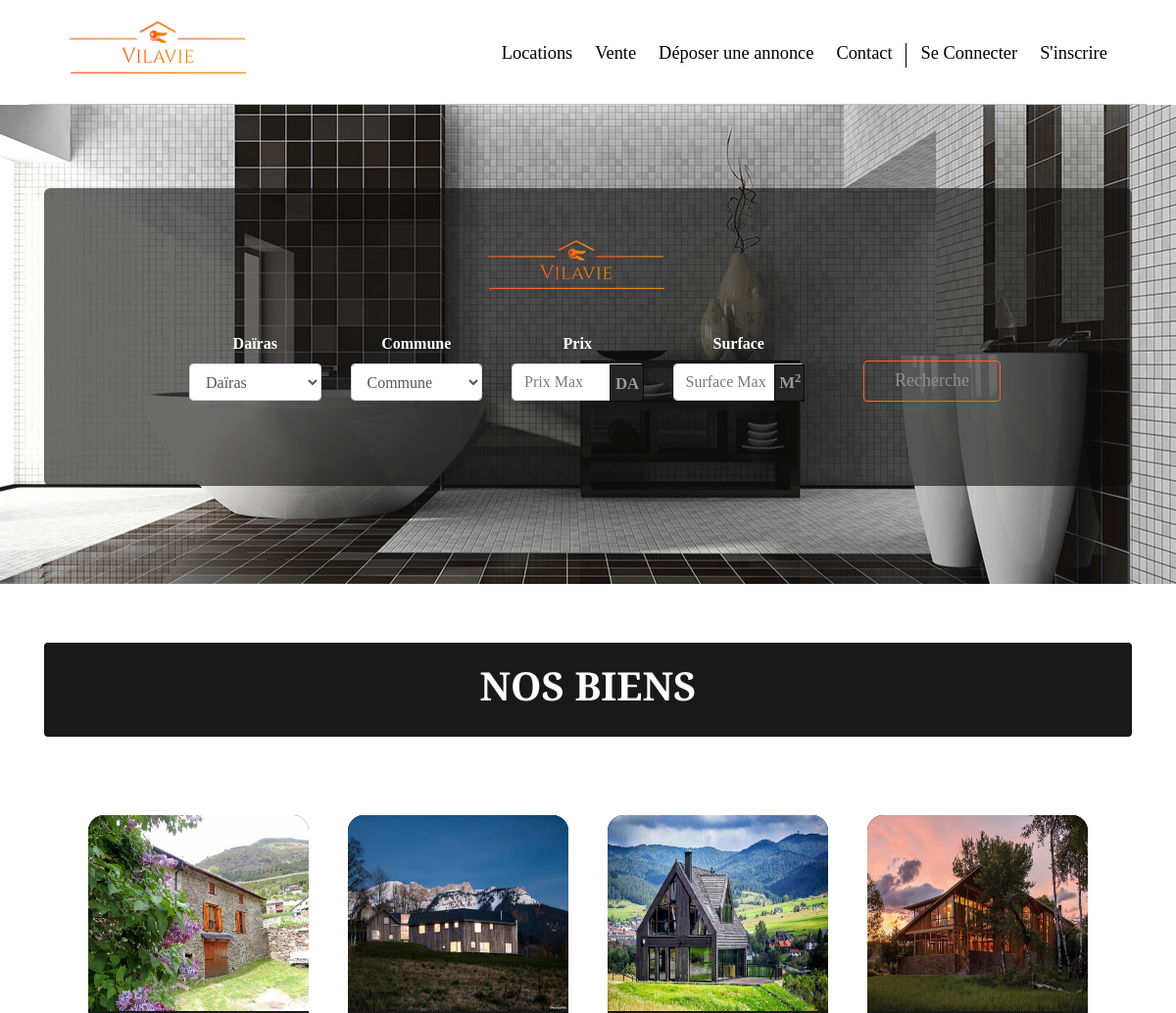
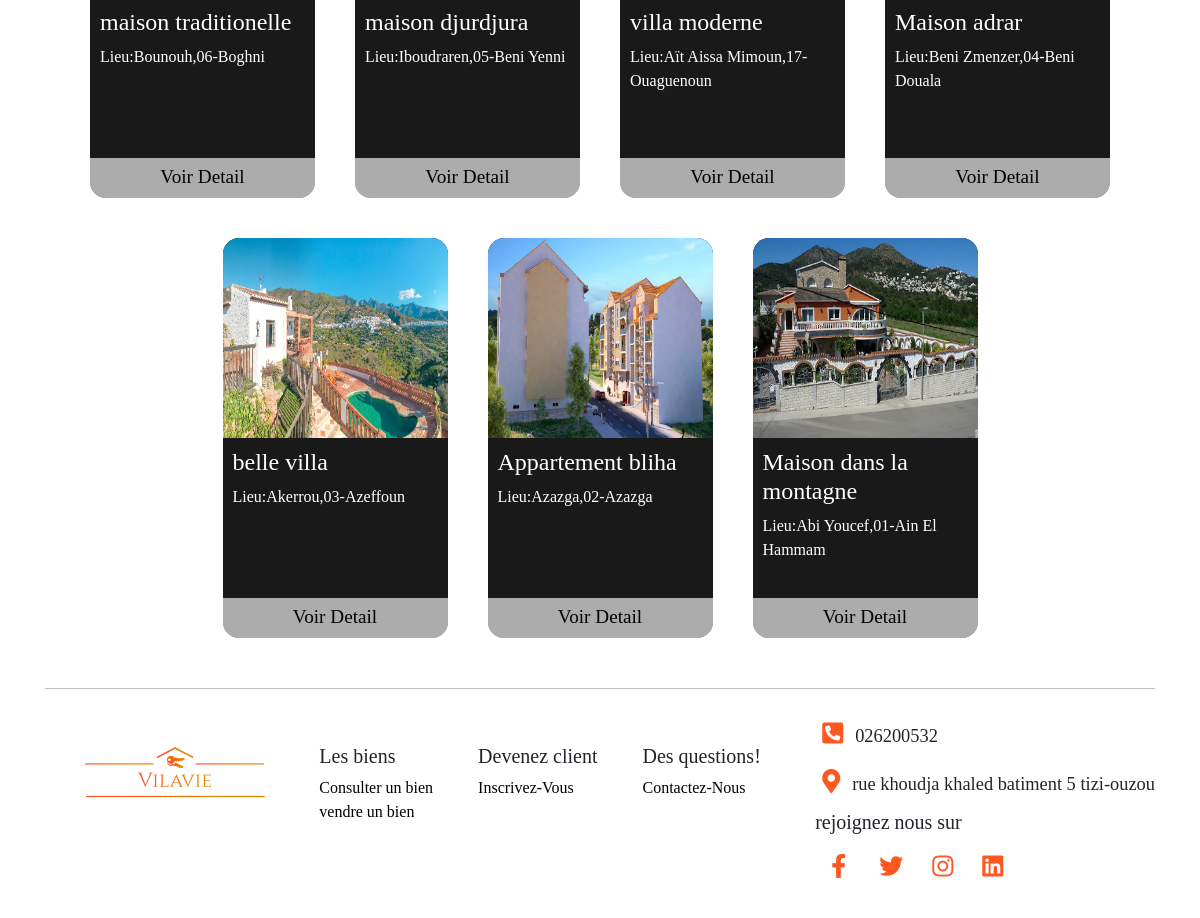
/pages/immobilier.php, run on an earlier commit of the app's database (2 pictures, top to bottom).
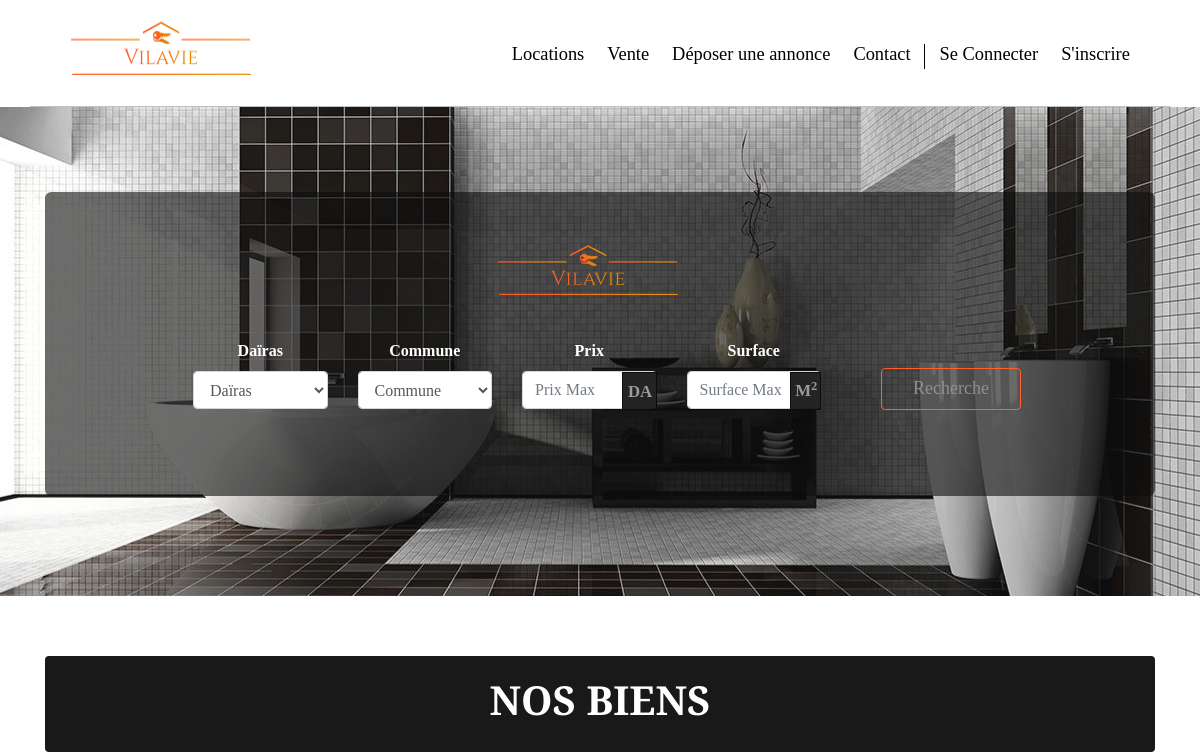
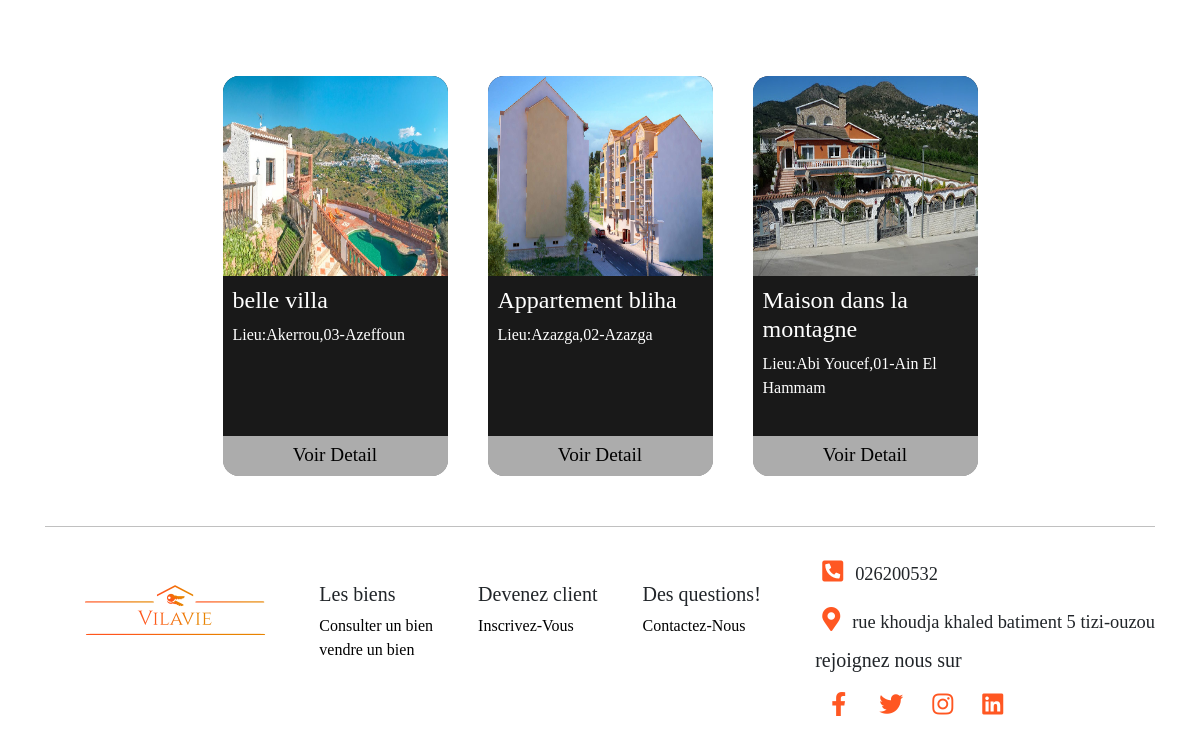
And on a later commit of the database (2 pictures, top to bottom).
### tables this page shows
CREATE TABLE IF NOT EXISTS `biens` (
  `id` int(11) NOT NULL AUTO_INCREMENT,
  `titre` varchar(255) NOT NULL,
  `description` text NOT NULL,
  `daira` varchar(255) NOT NULL,
  `commune` varchar(255) NOT NULL,
  `surface` int(11) NOT NULL,
  `etage` int(11) NOT NULL,
  `prix` int(255) NOT NULL,
  `lien_img` varchar(1024) NOT NULL,
  `proprietaire` varchar(255) NOT NULL,
  PRIMARY KEY (`id`)
);

### pages/immobilier.php (the view, shortened to what the rows shown need)
<!DOCTYPE html>
<html lang="fr">
<head>
         <link rel="stylesheet" href="../style/style.css">
         <link rel="stylesheet" href="https://stackpath.bootstrapcdn.com/bootstrap/4.4.1/css/bootstrap.min.css">
         <link rel="stylesheet" href="https://cdnjs.cloudflare.com/ajax/libs/font-awesome/5.11.2/css/all.css">
       </head>
<body>
<?php
$db=new PDO('mysql:host=localhost;dbname=vilavie','root','',array(PDO::ATTR_ERRMODE => PDO::ERRMODE_EXCEPTION));
include_once('../includes/header.php');
?>
        <section class="sec2" id="search">
        <div class="container">
        <div class="yep">
          <h1 class="text-center text-uppercase font-weight-bold " >Nos Biens</h1>
       </div>
       <div class="d-flex flex-wrap justify-content-center biensugbox ">
       <?php
       if (isset($_POST['formsend'])) {
            if (isset($_POST['daira']) && (isset($_POST['commune'])) && (isset($_POST['prix'])) && (isset($_POST['surface']))) {
                $req=$db->prepare('SELECT id,titre,daira,commune,lien_img FROM biens where daira = ? and commune = ? and prix <= ? and surface <= ?');
          $req->execute(array(
            $_POST['daira'],
            $_POST['commune'],
            $_POST['prix'],
            $_POST['surface']
          )
          );
            }
        if(isset($_POST['daira'])){
          if (($_POST['daira']=='Daïras') && (isset($_POST['commune'])) && (isset($_POST['prix'])) && (isset($_POST['surface'])) ) {
              $req=$db->prepare('SELECT id,titre,daira,commune,lien_img FROM biens WHERE commune=? AND prix<= ? AND surface<= ?');
              $req->execute(array($_POST['commune'],$_POST['prix'],$_POST['surface']));
          }
        }
        if (($_POST['commune']=='Commune') && (isset($_POST['daira'])) && (isset($_POST['prix'])) && (isset($_POST['surface'])) ) {
             $req=$db->prepare('SELECT id,titre,daira,commune,lien_img FROM biens WHERE daira=? AND prix<=? AND surface<=?');
             $req->execute(array($_POST['daira'],$_POST['prix'],$_POST['surface']));
        }
        if (($_POST['prix']==null) && (isset($_POST['daira'])) && (isset($_POST['commune'])) && (isset($_POST['surface'])) ) {
             $req=$db->prepare('SELECT id,titre,daira,commune,lien_img FROM biens WHERE daira=? AND commune=? AND surface<=?');
             $req->execute(array($_POST['daira'],$_POST['commune'],$_POST['surface']));
        }
        if (($_POST['surface']==null) && (isset($_POST['daira'])) && (isset($_POST['commune'])) && (isset($_POST['prix'])) ) {
             $req=$db->prepare('SELECT id,titre,daira,commune,lien_img FROM biens WHERE daira=? AND commune=? AND prix<=?');
             $req->execute(array($_POST['daira'],$_POST['commune'],$_POST['prix']));
        }
        if(isset($_POST['daira'])){
          if(($_POST['daira']=='Daïras')&&($_POST['prix']==null)&& (isset($_POST['commune']))&&(isset($_POST['surface']))){
                                            $req=$db->prepare('SELECT id,titre,daira,commune,lien_img FROM biens WHERE commune=? AND surface<=?');
                                            $req->execute(array($_POST['commune'],$_POST['surface']));
                                        }
            if(($_POST['daira']=='Daïras')&&($_POST['commune']=='Commune')&&(isset($_POST['prix'])) && (isset($_POST['surface'])) ){
                                            $req=$db->prepare("SELECT id,titre,daira,commune,lien_img FROM biens WHERE  prix<=? and surface<=?");
                                            $req->execute(array($_POST['prix'],$_POST['surface']));
                                        }
            if(($_POST['daira']=='Daïras')&&($_POST['surface']==null)&& (isset($_POST['commune']))&&(isset($_POST['prix']))){
                                            $req=$db->prepare('SELECT id,titre,daira,commune,lien_img FROM biens WHERE commune=? AND prix<=?');
                                            $req->execute(array($_POST['commune'],$_POST['prix']));
                                        }
            if(($_POST['surface']==null)&&($_POST['prix']==null)&& (isset($_POST['commune']))&&(isset($_POST['daira']))){
                                            $req=$db->prepare('SELECT id,titre,daira,commune,lien_img FROM biens WHERE commune=? AND daira=?');
                                            $req->execute(array($_POST['commune'],$_POST['daira']));
                                        }
            if(($_POST['commune']=='Commune')&&($_POST['prix']==null)&& (isset($_POST['surface']))&&(isset($_POST['daira']))){
                                            $req=$db->prepare('SELECT id,titre,daira,commune,lien_img FROM biens WHERE surface<=? AND daira=?');
                                            $req->execute(array($_POST['surface'],$_POST['daira']));
                                        }
            if(($_POST['surface']==null)&&($_POST['commune']=='Commune')&& (isset($_POST['prix']))&&(isset($_POST['daira']))){
                                            $req=$db->prepare('SELECT id,titre,daira,commune,lien_img FROM biens WHERE prix<=? AND daira=?');
                                            $req->execute(array($_POST['prix'],$_POST['daira']));
                                        }
                                      }
        if(isset($_POST['daira'])){
            if(($_POST['surface']==null)&&($_POST['commune']=='Commune')&& ($_POST['prix']==null)&&(isset($_POST['daira']))){
                                            $req=$db->prepare('SELECT id,titre,daira,commune,lien_img FROM biens WHERE  daira=?');
                                            $req->execute(array($_POST['daira']));
                                        }
            if(($_POST['surface']==null)&&($_POST['daira']=='Daïras')&& ($_POST['prix']==null)&&(isset($_POST['commune']))){
                                            $req=$db->prepare('SELECT id,titre,daira,commune,lien_img FROM biens WHERE  commune =?');
                                            $req->execute(array($_POST['commune']));
                                        }
            if(($_POST['surface']==null)&&($_POST['daira']=='Daïras')&& ($_POST['commune']=='Commune')&&(isset($_POST['prix']))){
                                            $req=$db->prepare('SELECT id,titre,daira,commune,lien_img FROM biens WHERE  prix <= ?');
                                            $req->execute(array($_POST['prix']));
                                        }
            if(($_POST['commune']=='Commune')&&($_POST['daira']=='Daïras')&& ($_POST['prix']==null)&&(isset($_POST['surface']))){
                                            $req=$db->prepare('SELECT id,titre,daira,commune,lien_img FROM biens WHERE  surface <=?');
                                            $req->execute(array($_POST['surface']));
                                        }
                                      }
          if(isset($req)){
            while ($donne= $req->fetch()){
            echo(' <div class="biensug" >
                  <img src="../'.$donne['lien_img'].'" class="imgbien" alt="l\'image du bien" >
                  <div class="infobien">
                  <h4>'.$donne['titre'].'</h4>
                  <p>Lieu:'.$donne['commune'].','.$donne['daira'].'</p>
                  </div>
                  <div class="linkdetail">
                  <a href="../pages/detail.php?id='.$donne['id'].'" class="linkdetail">Voir Detail</a>
                  </div>
                  </div>');
            }
          $req->closeCursor();
        }
      }
      else {
       $req = $db->query('SELECT id,titre, daira, commune, lien_img FROM biens ORDER BY id desc LIMIT 0,12');
       while ($donne= $req->fetch()){
         echo('<div class="biensug" >
           <img src="../'.$donne['lien_img'].'" class="imgbien" alt="l\'image du bien" >
           <div class="infobien">
           <h4>'.$donne['titre'].'</h4>
           <p>Lieu:'.$donne['commune'].','.$donne['daira'].'</p>
          </div>
           <div class="linkdetail">
            <a href="../pages/detail.php?id='.$donne['id'].'" class="linkdetail">Voir Detail</a>
            </div>
         </div>');}
     }
         ?>
         </div>
      </div>
      </section>
</body>
</html>

What changed in the data, as far as the page shows it:
removed biens: lien_img (picture), titre "maison traditionelle", commune "Bounouh", daira "06-Boghni"
removed biens: lien_img (picture), titre "maison djurdjura", commune "Iboudraren", daira "05-Beni Yenni"
removed biens: lien_img (picture), titre "villa moderne", commune "Aït Aissa Mimoun", daira "17-Ouaguenoun"
removed biens: lien_img (picture), titre "Maison adrar", commune "Beni Zmenzer", daira "04-Beni Douala"
